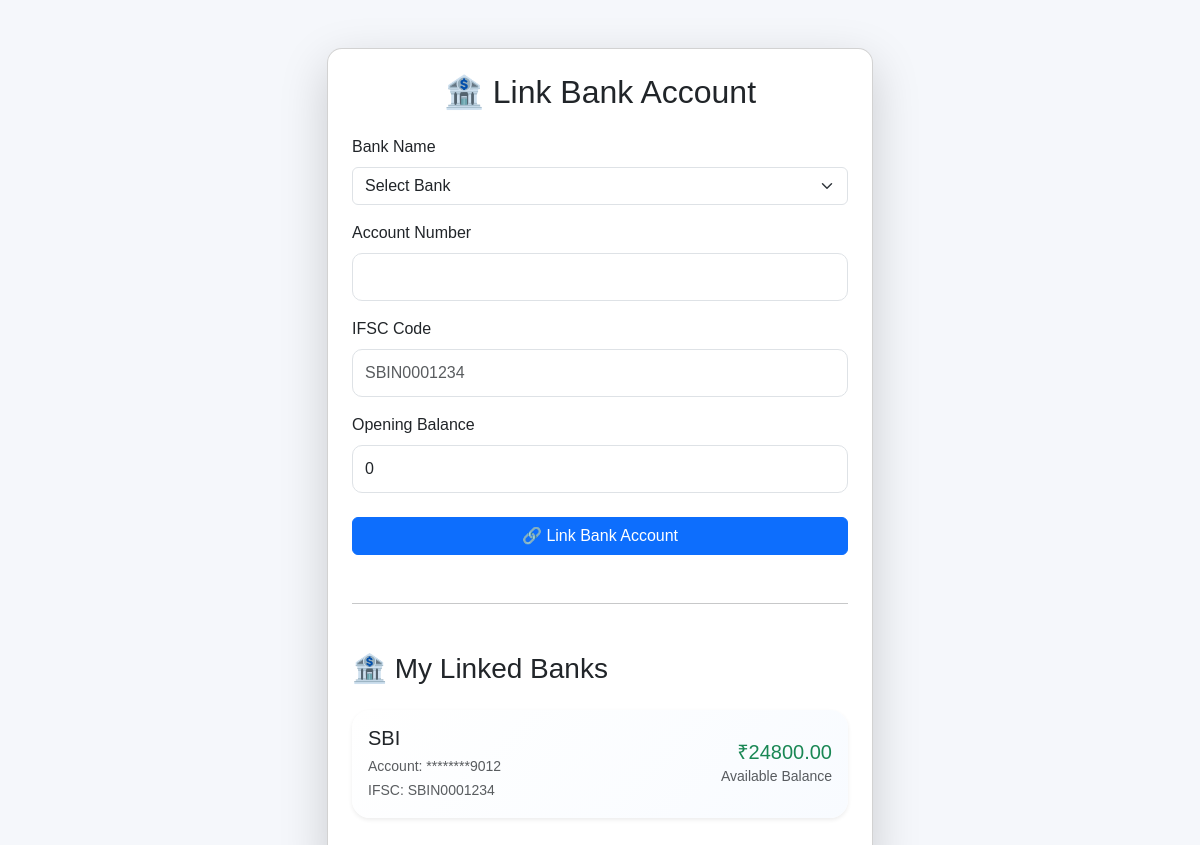
Page /bank_accounts (signed in) on the committed database.
### tables this page shows
CREATE TABLE bank_accounts (

    id INTEGER PRIMARY KEY AUTOINCREMENT,

    user_id INTEGER NOT NULL,

    bank_name TEXT NOT NULL,

    account_number TEXT NOT NULL UNIQUE,

    ifsc TEXT NOT NULL,

    balance REAL DEFAULT 0,

    FOREIGN KEY(user_id) REFERENCES users(id)

);

### app.py (the view, shortened to what this page needs)
@app.route("/bank_accounts", methods=["GET", "POST"])
def bank_accounts():
    if "user_id" not in session:
        return redirect(url_for("login"))
    conn = get_db_connection()
    cursor = conn.cursor()
    cursor.execute(
        """
        SELECT *
        FROM bank_accounts
        WHERE user_id=?
        ORDER BY id DESC
        """,
        (session["user_id"],)
    )
    accounts = cursor.fetchall()
    conn.close()
    return render_template(
        "bank_accounts.html",
        accounts=accounts
    )

### app.py (called while the page is built)
@app.before_request
def check_session_timeout():
    if request.endpoint in ["login", "register", "static"]:
        return
    if "user_id" in session:
        current_time = time.time()
        last_activity = session.get("last_activity", current_time)
        if current_time - last_activity > SESSION_TIMEOUT:
            session.clear()
            return redirect(url_for("login"))
        session["last_activity"] = current_time

def get_db_connection():
    conn = sqlite3.connect(
        DATABASE,
        timeout=30,
        check_same_thread=False
    )
    conn.row_factory = sqlite3.Row
    return conn

### templates/bank_accounts.html (shortened to what this page needs)
{% extends "base.html" %}
{% block content %}
<div class="container mt-5">
    <div class="row justify-content-center">
        <div class="col-lg-6">
            <div class="card shadow-lg p-4">
                <h2 class="text-center mb-4">
                    🏦 Link Bank Account
                </h2>
                <form action="{{ url_for('bank_accounts') }}"
                      method="POST">
                    <div class="mb-3">
                        <label class="form-label">
                            Bank Name
                        </label>
                        <select name="bank_name"
                                class="form-select"
                                required>
                            <option value="">Select Bank</option>
                        </select>
                    </div>
                    <div class="mb-3">
                        <label class="form-label">
                            Account Number
                        </label>
                        <input type="text"
                               name="account_number"
                               class="form-control"
                               minlength="8"
                               maxlength="18"
                               required>
                    </div>
                    <div class="mb-3">
                        <label class="form-label">
                            IFSC Code
                        </label>
                        <input type="text"
                               name="ifsc"
                               class="form-control"
                               placeholder="SBIN0001234"
                               required>
                    </div>
                    <div class="mb-4">
                        <label class="form-label">
                            Opening Balance
                        </label>
                        <input type="number"
                               name="balance"
                               class="form-control"
                               min="0"
                               step="0.01"
                               value="0"
                               required>
                    </div>
                    <button type="submit"
                            class="btn btn-primary w-100">
                        🔗 Link Bank Account
                    </button>
                </form>
<hr class="my-5">
<h3 class="mb-4">
    🏦 My Linked Banks
</h3>
{% if accounts %}
    <div class="row g-3">
        {% for account in accounts %}
            <div class="col-12">
                <div class="card shadow-sm border-0 bank-card p-3">
                    <div class="d-flex justify-content-between align-items-center">
                        <div>
                            <h5 class="mb-1">
                                {{ account['bank_name'] }}
                            </h5>
                            <small class="text-muted">
                                Account:
                                ********{{ account['account_number'][-4:] }}
                            </small>
                            <br>
                            <small class="text-muted">
                                IFSC:
                                {{ account['ifsc'] }}
                            </small>
                        </div>
                        <div class="text-end">
                            <h5 class="text-success mb-0">
                                ₹{{ "%.2f"|format(account['balance']) }}
                            </h5>
                            <small class="text-muted">
                                Available Balance
                            </small>
                        </div>
                    </div>
                </div>
            </div>
        {% endfor %}
    </div>
{% else %}
    <div class="alert alert-info">
        No bank accounts linked yet.
    </div>
{% endif %}
            </div>
        </div>
    </div>
</div>
{% endblock %}

### static/css/style.css (style rules this page uses)
:root { --primary: #2563eb; --secondary: #1e40af; --accent: #10b981; --light: #f8fafc; --dark: #1f2937; --gray: #6b7280; }
body { margin: 0; font-family: Arial, Helvetica, sans-serif; background: var(--light); color: var(--dark); }

### static/css/auth.css (style rules this page uses)
* { margin:0; padding:0; box-sizing:border-box; }
.form-control { height:48px; border-radius:10px; }

### static/css/dashboard.css (style rules this page uses)
* { margin:0; padding:0; box-sizing:border-box; }
body { background:#f5f7fb; font-family:Arial, Helvetica, sans-serif; }
.card { background:white; border-radius:15px; box-shadow:0 8px 20px rgba(0,0,0,.08); margin-bottom:30px; }
.bank-card { border-radius:18px; background:linear-gradient( 135deg, #ffffff, #f8fbff ); transition:.3s; }

### rows in the picture
bank_accounts: bank_name "SBI", account_number "9012", ifsc "SBIN0001234", balance "24800.00"
